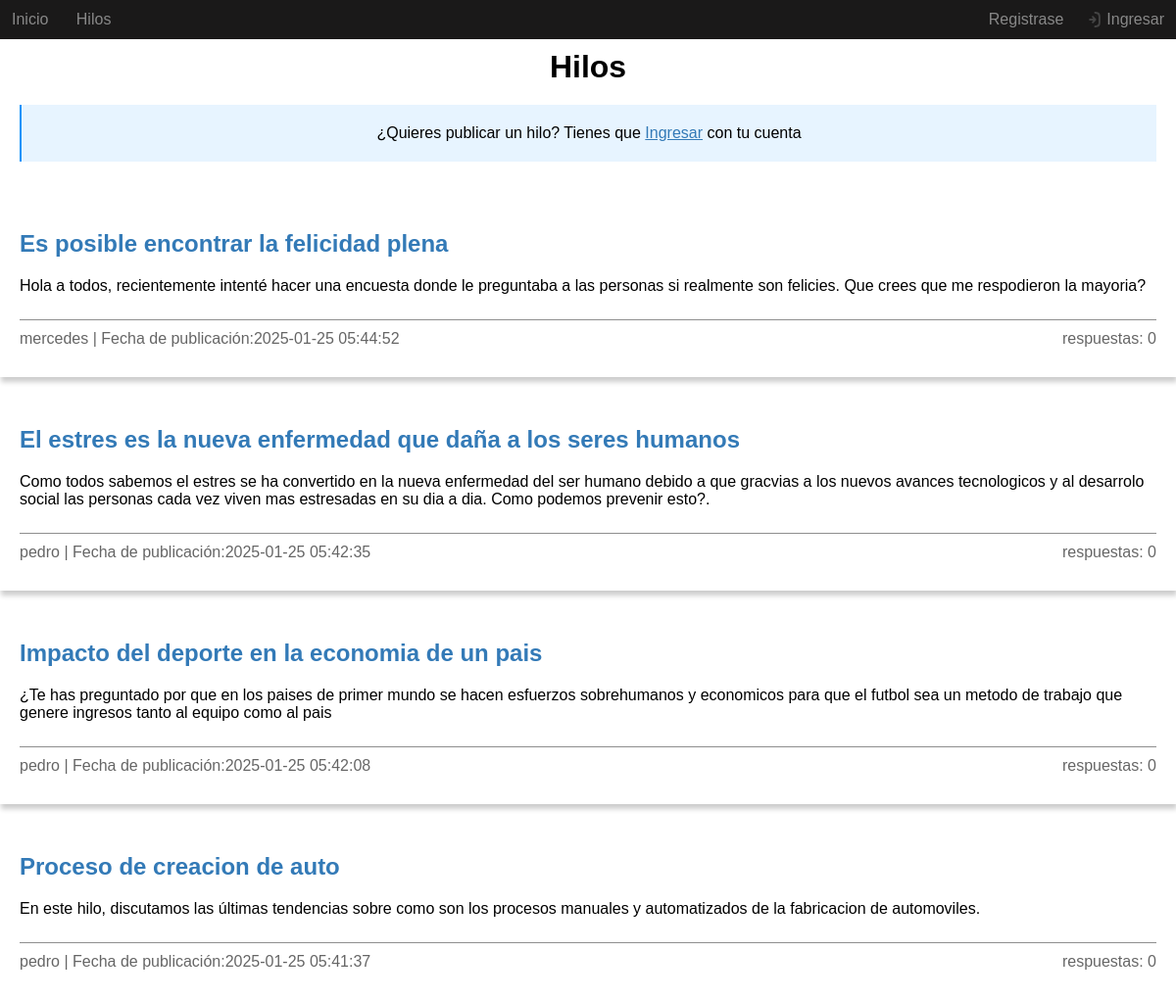
The page / on the database its author committed.
### tables this page shows
CREATE TABLE `hilo` (
  `id` int(11) NOT NULL,
  `titulo` varchar(250) NOT NULL,
  `contenido` varchar(1000) NOT NULL,
  `fecha_creacion` timestamp NOT NULL DEFAULT current_timestamp(),
  `usuario_id` int(11) NOT NULL
);

CREATE TABLE `usuario` (
  `id` int(11) NOT NULL,
  `usuario` varchar(60) NOT NULL,
  `correo` varchar(60) NOT NULL,
  `clave` varchar(60) NOT NULL,
  `fecha_registro` timestamp NOT NULL DEFAULT current_timestamp()
);

### controllers/threadcontroller.php (called while the page is built, shortened)
<?php
final class ThreadController extends SessionController
{
    function index()
    {
        $threads = $this->getThreadsAll();
        $threadsAllInfo = [];
        foreach ($threads as $thread) {
            $thread['usuario'] = $this->getUser($thread['usuario']);
            $thread['respuestas'] = $this->countAnswers($thread['id']);
            array_push($threadsAllInfo, $thread);
        }
        $this->view->render('thread/index', ['user' => $this->user, 'threads' => $threadsAllInfo]);
    }
    private function getThreadsAll($n = 10)
    {
        $thread = new ThreadModel();
        return $thread->getThreadLimit($n, true);
    }
    private function getUser($userId)
    {
        $user = new UserModel();
        $user->getById($userId);
        $userInfo = [];
        $userInfo['id'] = $user->getId();
        $userInfo['usuario'] = $user->getUsername();
        return $userInfo;
    }
    private function countAnswers($threadId)
    {
        $answer = new AnswerModel();
        return $answer->countAnswersByThreadId($threadId);
    }
}

### libs/app.php (called while the page is built, shortened)
<?php
class App
{
    private $method = 'index';
    function __construct()
    {
        $url = $this->parseUrl();
        $this->controller = new $this->controllerName;
        $this->params = $url ? array_values($url) : [];
        $this->controller->{$this->method}($this->params);
    }
}

### index.php (called while the page is built, shortened)
<?php
require_once 'libs/app.php';
require_once 'libs/view.php';
$app = new App();

### models/threadmodel.php (called while the page is built, shortened)
<?php
class ThreadModel extends Model implements IModel
{
    private $id;
    private $title;
    private $content;
    private $creationDate;
    private $userId;
    public function getThreadLimit($n, $toArray = false)
    {
        $items = [];
        try {
            $pdo = $this->db->connect();
            $query = $pdo->prepare('SELECT * FROM hilo ORDER BY fecha_creacion DESC LIMIT :n');
            $query->execute(['n' => $n]);
            if ($query->rowCount() > 0) {
                while ($p = $query->fetch(PDO::FETCH_ASSOC)) {
                    $item = new ThreadModel();
                    $item->from($p);
                    if ($toArray) {
                        $item = $item->toArray();
                    }
                    array_push($items, $item);
                }
                return $items;
            } else {
                return null;
            }
        } catch (PDOException $e) {
            return false;
        }
    }
    public function from($array)
    {
        $this->id = $array['id'];
        $this->title = $array['titulo'];
        $this->content = $array['contenido'];
        $this->creationDate = $array['fecha_creacion'];
        $this->userId = $array['usuario_id'];
    }
    public function toArray()
    {
        $array = [];
        $array['id'] = $this->id;
        $array['titulo'] = $this->title;
        $array['contenido'] = $this->content;
        $array['fecha_creacion'] = $this->creationDate;
        $array['usuario'] = $this->userId;
        return $array;
    }
}

### models/usermodel.php (called while the page is built, shortened)
<?php
class UserModel extends Model implements IModel
{
    public function getById($id)
    {
        try {
            $pdo = $this->db->connect();
            $query = $pdo->prepare('SELECT * FROM usuario  WHERE id =:id ');
            $query->execute(['id' => $id]);
            return $this;
        } catch (PDOException $e) {
            error_log('UserModel::getById ' . $e->getMessage());
            return false;
        }
    }
}

### views/thread/index.php (the view, shortened to what this page needs)
<?php
$threads = $this->d['threads'];
$user = $this->d['user'];
?>
<!DOCTYPE html>
<html lang="es">
<head>
    <link rel="stylesheet" href="<?php echo constant('URL') ?>./public/css/styles.css">
</head>
<body>
    <?php require 'views/header.php' ?>
    <div class="container">
        <h1>Hilos</h1>
        <?php
        if ($user) {
        ?>
            <div class="new-thread">
                <form action="<?php echo constant('URL') ?>thread/newThread" class="form" method="post">
                    <div class="form-group">
                        <label>titulo</label>
                        <input type="text" class="text-in" name="title">
                    </div>
                    <div class="form-group">
                        <label>Contenido</label>
                        <textarea name="content" class="text-in" cols="30" rows="5"></textarea>
                    </div>
                    <button type="submit" class="btn"> Publicar</button>
                </form>
            </div>
        <?php
        } else {
            echo '<div class="message"> ¿Quieres publicar un hilo? Tienes que <a href="' . constant('URL') . 'login">Ingresar</a> con tu cuenta </div>';
        }
        ?>
        <div class="threads">
            <?php
            foreach ($threads as $thread) {
            ?>
                <div class="thread">
                    <div class="thread-header">
                        <h2><a href="<?php echo constant('URL') . 'thread/info/' . $thread['id'] ?>"><?php echo $thread['titulo']; ?></a></h2>
                    </div>
                    <div class="thread-content">
                        <p><?php echo $thread['contenido']; ?></p>
                    </div>
                    <div class="thread-footer">
                        <div>
                            <label class="t_user"></span> <?php echo $thread['usuario']['usuario']; ?></label> | <label class="t_public-date">Fecha de publicación:</label><span><?php echo $thread['fecha_creacion']; ?></span>
                        </div>
                        <div>
                            <span>respuestas: <?php echo $thread['respuestas']; ?></span>
                        </div>
                    </div>
                </div>
            <?php
            }
            ?>
        </div>
    </div>
</body>
</html>

### public/css/styles.css (style rules this page uses)
* { padding: 0; margin: 0; box-sizing: border-box; }
:root { --body-color: #e0e0e0; --color-primary: #337ab7; ; --color-secondary: #1a1919; --color-link: #337ab7; ; }
a { color: var(--color-link); }
body { font-family: 'Trebuchet MS', 'Lucida Sans Unicode', 'Lucida Grande', 'Lucida Sans', Arial, sans-serif; background-color: var(--body-color); }
h1 { margin: auto; text-align: center; }
.container { padding-top: 50px; min-height: 100vh; max-width: 1200px; margin: 0 auto; background-color: white; overflow: hidden; }
.message { background-color: #0d93f919; border-left: solid 2px #0d93f9; margin: 20px; padding: 20px; text-align: center; }
.threads { margin-top: 40px; display: flex; flex-direction: column; gap: 20px; }
.thread { padding: 20px; box-shadow: 1px 5px 5px rgba(0, 0, 0, 0.2); }
.thread a { color: var(--color-link); text-decoration: none; }
.thread-header { padding: 10px 0; }
.thread-content { padding: 10px 0; margin-bottom: 15px; }
.thread-footer { opacity: 0.6; padding: 10px 0; border-top: solid 1px #444; display: flex; justify-content: space-between; align-items: center; }

### rows shown on the page
hilo: titulo "Es posible encontrar la felicidad plena", contenido "Hola a todos, recientemente intenté hacer una encuesta donde le preguntaba a las personas si realmente son felicies. Que crees que me respodieron la mayoria?", usuario.usuario "mercedes", fecha_creacion "2025-01-25 05:44:52", respuestas "0"
hilo: titulo "El estres es la nueva enfermedad que daña a los seres humanos", contenido "Como todos sabemos el estres se ha convertido en la nueva enfermedad del ser humano debido a que gracvias a los nuevos avances tecnologicos y al desarrolo social las personas cada vez viven mas estresadas en su dia a dia. Como podemos prevenir esto?.", usuario.usuario "pedro", fecha_creacion "2025-01-25 05:42:35", respuestas "0"
hilo: titulo "Impacto del deporte en la economia de un pais", contenido "¿Te has preguntado por que en los paises de primer mundo se hacen esfuerzos sobrehumanos y economicos para que el futbol sea un metodo de trabajo que genere ingresos tanto al equipo como al pais", usuario.usuario "pedro", fecha_creacion "2025-01-25 05:42:08", respuestas "0"
hilo: titulo "Proceso de creacion de auto", contenido "En este hilo, discutamos las últimas tendencias sobre como son los procesos manuales y automatizados de la fabricacion de automoviles.", usuario.usuario "pedro", fecha_creacion "2025-01-25 05:41:37", respuestas "0"
